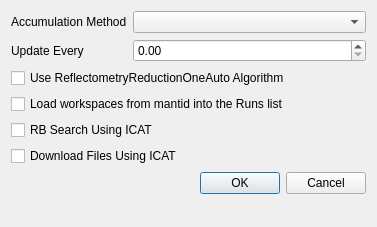
<?xml version="1.0" encoding="UTF-8"?>
<ui version="4.0">
 <class>OptionsDialog</class>
 <widget class="QDialog" name="OptionsDialog">
  <property name="geometry">
   <rect>
    <x>0</x>
    <y>0</y>
    <width>377</width>
    <height>227</height>
   </rect>
  </property>
  <property name="windowTitle">
   <string>Refl Gui Options</string>
  </property>
  <layout class="QFormLayout" name="layoutLive">
   <property name="fieldGrowthPolicy">
    <enum>QFormLayout::AllNonFixedFieldsGrow</enum>
   </property>
   <item row="0" column="0">
    <widget class="QLabel" name="labelAccMethod">
     <property name="text">
      <string>Accumulation Method</string>
     </property>
     <property name="buddy">
      <cstring>comboAccMethod</cstring>
     </property>
    </widget>
   </item>
   <item row="0" column="1">
    <widget class="QComboBox" name="comboAccMethod"/>
   </item>
   <item row="1" column="0">
    <widget class="QLabel" name="labelFrequency">
     <property name="text">
      <string>Update Every</string>
     </property>
     <property name="buddy">
      <cstring>dspinFrequency</cstring>
     </property>
    </widget>
   </item>
   <item row="1" column="1">
    <widget class="QDoubleSpinBox" name="dspinFrequency">
     <property name="singleStep">
      <double>0.500000000000000</double>
     </property>
    </widget>
   </item>
   <item row="3" column="0" colspan="2">
    <widget class="QCheckBox" name="checkAlg">
     <property name="text">
      <string>Use ReflectometryReductionOneAuto Algorithm</string>
     </property>
    </widget>
   </item>
   <item row="4" column="0" colspan="2">
    <widget class="QCheckBox" name="checkADS">
     <property name="text">
      <string>Load workspaces from mantid into the Runs list</string>
     </property>
    </widget>
   </item>
   <item row="6" column="0" colspan="2">
    <widget class="QCheckBox" name="checkICATSearch">
     <property name="text">
      <string>RB Search Using ICAT</string>
     </property>
    </widget>
   </item>
   <item row="8" column="0" colspan="2">
    <widget class="QDialogButtonBox" name="buttonsLive">
     <property name="orientation">
      <enum>Qt::Horizontal</enum>
     </property>
     <property name="standardButtons">
      <set>QDialogButtonBox::Cancel|QDialogButtonBox::Ok</set>
     </property>
    </widget>
   </item>
   <item row="7" column="0" colspan="2">
    <widget class="QCheckBox" name="checkICATDownload">
     <property name="text">
      <string>Download Files Using ICAT</string>
     </property>
    </widget>
   </item>
  </layout>
 </widget>
 <resources/>
 <connections>
  <connection>
   <sender>buttonsLive</sender>
   <signal>accepted()</signal>
   <receiver>OptionsDialog</receiver>
   <slot>accept()</slot>
   <hints>
    <hint type="sourcelabel">
     <x>248</x>
     <y>254</y>
    </hint>
    <hint type="destinationlabel">
     <x>157</x>
     <y>274</y>
    </hint>
   </hints>
  </connection>
  <connection>
   <sender>buttonsLive</sender>
   <signal>rejected()</signal>
   <receiver>OptionsDialog</receiver>
   <slot>reject()</slot>
   <hints>
    <hint type="sourcelabel">
     <x>316</x>
     <y>260</y>
    </hint>
    <hint type="destinationlabel">
     <x>286</x>
     <y>274</y>
    </hint>
   </hints>
  </connection>
 </connections>
</ui>
